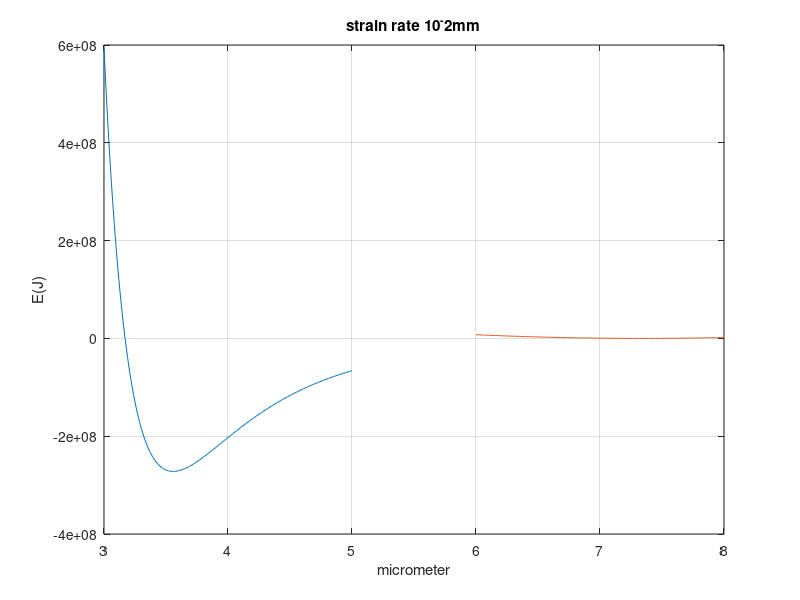

MATLAB code for this plot:
r0=7.34754;
r=6:0.01:8;
e1=4144620*(r-r0).^2;


r1=3:0.01:5;
x1=272000000;
y1=3.17;
y2=y1./r1;
e2=y2.^12;
e3=y2.^6 ;
e4=4*x1*(e2-e3);




plot(r1,e4,r,e1)
grid on
title('strain rate 10^-2mm')
xlabel('micrometer')
ylabel('E(J)')